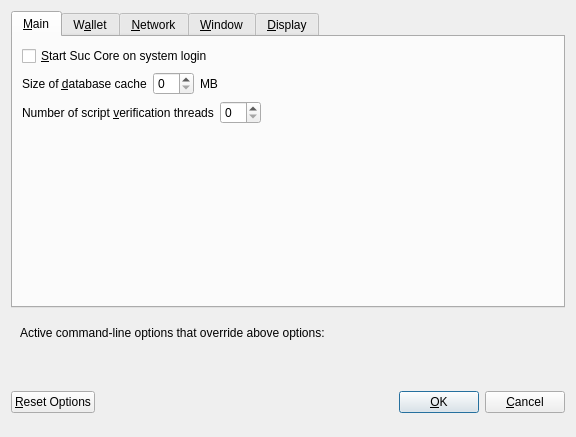
<?xml version="1.0" encoding="UTF-8"?>
<ui version="4.0">
 <class>OptionsDialog</class>
 <widget class="QDialog" name="OptionsDialog">
  <property name="geometry">
   <rect>
    <x>0</x>
    <y>0</y>
    <width>576</width>
    <height>402</height>
   </rect>
  </property>
  <property name="windowTitle">
   <string>Options</string>
  </property>
  <property name="modal">
   <bool>true</bool>
  </property>
  <layout class="QVBoxLayout" name="verticalLayout">
   <item>
    <widget class="QTabWidget" name="tabWidget">
     <property name="currentIndex">
      <number>0</number>
     </property>
     <widget class="QWidget" name="tabMain">
      <attribute name="title">
       <string>&amp;Main</string>
      </attribute>
      <layout class="QVBoxLayout" name="verticalLayout_Main">
       <item>
        <widget class="QCheckBox" name="bitcoinAtStartup">
         <property name="toolTip">
          <string>Automatically start Suc Core after logging in to the system.</string>
         </property>
         <property name="text">
          <string>&amp;Start Suc Core on system login</string>
         </property>
        </widget>
       </item>
       <item>
        <layout class="QHBoxLayout" name="horizontalLayout_2_Main">
         <item>
          <widget class="QLabel" name="databaseCacheLabel">
           <property name="text">
            <string>Size of &amp;database cache</string>
           </property>
           <property name="textFormat">
            <enum>Qt::PlainText</enum>
           </property>
           <property name="buddy">
            <cstring>databaseCache</cstring>
           </property>
          </widget>
         </item>
         <item>
          <widget class="QSpinBox" name="databaseCache"/>
         </item>
         <item>
          <widget class="QLabel" name="databaseCacheUnitLabel">
           <property name="text">
            <string>MB</string>
           </property>
           <property name="textFormat">
            <enum>Qt::PlainText</enum>
           </property>
          </widget>
         </item>
         <item>
          <spacer name="horizontalSpacer_2_Main">
           <property name="orientation">
            <enum>Qt::Horizontal</enum>
           </property>
           <property name="sizeHint" stdset="0">
            <size>
             <width>40</width>
             <height>20</height>
            </size>
           </property>
          </spacer>
         </item>
        </layout>
       </item>
       <item>
        <layout class="QHBoxLayout" name="horizontalLayout_3_Main">
         <item>
          <widget class="QLabel" name="threadsScriptVerifLabel">
           <property name="text">
            <string>Number of script &amp;verification threads</string>
           </property>
           <property name="textFormat">
            <enum>Qt::PlainText</enum>
           </property>
           <property name="buddy">
            <cstring>threadsScriptVerif</cstring>
           </property>
          </widget>
         </item>
         <item>
          <widget class="QSpinBox" name="threadsScriptVerif">
           <property name="toolTip">
            <string>(0 = auto, &lt;0 = leave that many cores free)</string>
           </property>
          </widget>
         </item>
         <item>
          <spacer name="horizontalSpacer_3_Main">
           <property name="orientation">
            <enum>Qt::Horizontal</enum>
           </property>
           <property name="sizeHint" stdset="0">
            <size>
             <width>40</width>
             <height>20</height>
            </size>
           </property>
          </spacer>
         </item>
        </layout>
       </item>
       <item>
        <spacer name="verticalSpacer_Main">
         <property name="orientation">
          <enum>Qt::Vertical</enum>
         </property>
         <property name="sizeHint" stdset="0">
          <size>
           <width>20</width>
           <height>40</height>
          </size>
         </property>
        </spacer>
       </item>
      </layout>
     </widget>
     <widget class="QWidget" name="tabWallet">
      <attribute name="title">
       <string>W&amp;allet</string>
      </attribute>
      <layout class="QVBoxLayout" name="verticalLayout_Wallet">
       <item>
        <widget class="QGroupBox" name="groupBox">
         <property name="title">
          <string>Expert</string>
         </property>
         <layout class="QVBoxLayout" name="verticalLayout_2">
          <item>
           <widget class="QCheckBox" name="coinControlFeatures">
            <property name="toolTip">
             <string>Whether to show coin control features or not.</string>
            </property>
            <property name="text">
             <string>Enable coin &amp;control features</string>
            </property>
           </widget>
          </item>
          <item>
           <widget class="QCheckBox" name="showMasternodesTab">
            <property name="toolTip">
             <string>Show additional tab listing all your masternodes in first sub-tab&lt;br/&gt;and all masternodes on the network in second sub-tab.</string>
            </property>
            <property name="text">
             <string>Show Masternodes Tab</string>
            </property>
           </widget>
          </item>
          <item>
           <widget class="QCheckBox" name="showAdvancedPSUI">
            <property name="toolTip">
             <string>Show additional information and buttons for PrivateSend on overview screen.</string>
            </property>
            <property name="text">
             <string>Enable advanced PrivateSend interface</string>
            </property>
           </widget>
          </item>
          <item>
           <widget class="QCheckBox" name="lowKeysWarning">
            <property name="toolTip">
             <string>Show warning dialog when PrivateSend detects that wallet has very low number of keys left.</string>
            </property>
            <property name="text">
             <string>Warn if PrivateSend is running out of keys</string>
            </property>
           </widget>
          </item>
          <item>
           <widget class="QCheckBox" name="privateSendMultiSession">
            <property name="toolTip">
             <string>Whether to use experimental PrivateSend mode with multiple mixing sessions per block.&lt;br/&gt;Note: You must use this feature carefully.&lt;br/&gt;Make sure you always have recent wallet (auto)backup in a safe place!</string>
            </property>
            <property name="text">
             <string>Enable PrivateSend &amp;multi-session</string>
            </property>
           </widget>
          </item>
          <item>
           <widget class="QCheckBox" name="spendZeroConfChange">
            <property name="toolTip">
             <string>If you disable the spending of unconfirmed change, the change from a transaction&lt;br/&gt;cannot be used until that transaction has at least one confirmation.&lt;br/&gt;This also affects how your balance is computed.</string>
            </property>
            <property name="text">
             <string>&amp;Spend unconfirmed change</string>
            </property>
           </widget>
          </item>
         </layout>
        </widget>
       </item>
       <item>
        <layout class="QHBoxLayout" name="horizontalLayout_4_Wallet">
         <item>
          <widget class="QLabel" name="label">
           <property name="toolTip">
            <string>This setting determines the amount of individual masternodes that an input will be anonymized through.&lt;br/&gt;More rounds of anonymization gives a higher degree of privacy, but also costs more in fees.</string>
           </property>
           <property name="text">
            <string>PrivateSend rounds to use</string>
           </property>
          </widget>
         </item>
         <item>
          <widget class="QSpinBox" name="privateSendRounds">
           <property name="minimum">
            <number>2</number>
           </property>
           <property name="maximum">
            <number>8</number>
           </property>
           <property name="value">
            <number>4</number>
           </property>
          </widget>
         </item>
        </layout>
       </item>
       <item>
        <layout class="QHBoxLayout" name="horizontalLayout">
         <item>
          <widget class="QLabel" name="label_2">
           <property name="toolTip">
            <string>This amount acts as a threshold to turn off PrivateSend once it's reached.</string>
           </property>
           <property name="statusTip">
            <string notr="true"/>
           </property>
           <property name="whatsThis">
            <string notr="true"/>
           </property>
           <property name="accessibleName">
            <string notr="true"/>
           </property>
           <property name="accessibleDescription">
            <string notr="true"/>
           </property>
           <property name="text">
            <string>Amount of Suc to keep anonymized</string>
           </property>
          </widget>
         </item>
         <item>
          <widget class="QSpinBox" name="privateSendAmount">
           <property name="minimum">
            <number>2</number>
           </property>
           <property name="maximum">
            <number>2000</number>
           </property>
           <property name="singleStep">
            <number>10</number>
           </property>
           <property name="value">
            <number>1000</number>
           </property>
          </widget>
         </item>
        </layout>
       </item>
       <item>
        <spacer name="verticalSpacer_Wallet">
         <property name="orientation">
          <enum>Qt::Vertical</enum>
         </property>
         <property name="sizeHint" stdset="0">
          <size>
           <width>20</width>
           <height>40</height>
          </size>
         </property>
        </spacer>
       </item>
      </layout>
     </widget>
     <widget class="QWidget" name="tabNetwork">
      <attribute name="title">
       <string>&amp;Network</string>
      </attribute>
      <layout class="QVBoxLayout" name="verticalLayout_Network">
       <item>
        <widget class="QCheckBox" name="mapPortUpnp">
         <property name="toolTip">
          <string>Automatically open the Suc Core client port on the router. This only works when your router supports UPnP and it is enabled.</string>
         </property>
         <property name="text">
          <string>Map port using &amp;UPnP</string>
         </property>
        </widget>
       </item>
       <item>
        <widget class="QCheckBox" name="allowIncoming">
         <property name="toolTip">
          <string>Accept connections from outside</string>
         </property>
         <property name="text">
          <string>Allow incoming connections</string>
         </property>
        </widget>
       </item>
       <item>
        <widget class="QCheckBox" name="connectSocks">
         <property name="toolTip">
          <string>Connect to the Suc network through a SOCKS5 proxy.</string>
         </property>
         <property name="text">
          <string>&amp;Connect through SOCKS5 proxy (default proxy):</string>
         </property>
        </widget>
       </item>
       <item>
        <layout class="QHBoxLayout" name="horizontalLayout_1_Network">
         <item>
          <widget class="QLabel" name="proxyIpLabel">
           <property name="text">
            <string>Proxy &amp;IP:</string>
           </property>
           <property name="textFormat">
            <enum>Qt::PlainText</enum>
           </property>
           <property name="buddy">
            <cstring>proxyIp</cstring>
           </property>
          </widget>
         </item>
         <item>
          <widget class="QValidatedLineEdit" name="proxyIp">
           <property name="minimumSize">
            <size>
             <width>140</width>
             <height>0</height>
            </size>
           </property>
           <property name="maximumSize">
            <size>
             <width>140</width>
             <height>16777215</height>
            </size>
           </property>
           <property name="toolTip">
            <string>IP address of the proxy (e.g. IPv4: 127.0.0.1 / IPv6: ::1)</string>
           </property>
          </widget>
         </item>
         <item>
          <widget class="QLabel" name="proxyPortLabel">
           <property name="text">
            <string>&amp;Port:</string>
           </property>
           <property name="textFormat">
            <enum>Qt::PlainText</enum>
           </property>
           <property name="buddy">
            <cstring>proxyPort</cstring>
           </property>
          </widget>
         </item>
         <item>
          <widget class="QLineEdit" name="proxyPort">
           <property name="minimumSize">
            <size>
             <width>55</width>
             <height>0</height>
            </size>
           </property>
           <property name="maximumSize">
            <size>
             <width>55</width>
             <height>16777215</height>
            </size>
           </property>
           <property name="toolTip">
            <string>Port of the proxy (e.g. 9050)</string>
           </property>
          </widget>
         </item>
         <item>
          <spacer name="horizontalSpacer_1_Network">
           <property name="orientation">
            <enum>Qt::Horizontal</enum>
           </property>
           <property name="sizeHint" stdset="0">
            <size>
             <width>40</width>
             <height>20</height>
            </size>
           </property>
          </spacer>
         </item>
        </layout>
       </item>
       <item>
        <layout class="QHBoxLayout" name="horizontalLayout_2_Network">
         <item>
          <widget class="QLabel" name="proxyActiveNets">
           <property name="text">
            <string>Used for reaching peers via:</string>
           </property>
           <property name="textFormat">
            <enum>Qt::PlainText</enum>
           </property>
          </widget>
         </item>
         <item>
          <widget class="QCheckBox" name="proxyReachIPv4">
           <property name="enabled">
            <bool>false</bool>
           </property>
           <property name="toolTip">
            <string>Shows, if the supplied default SOCKS5 proxy is used to reach peers via this network type.</string>
           </property>
           <property name="text">
            <string/>
           </property>
          </widget>
         </item>
         <item>
          <widget class="QLabel" name="proxyReachIPv4Label">
           <property name="text">
            <string>IPv4</string>
           </property>
           <property name="textFormat">
            <enum>Qt::PlainText</enum>
           </property>
          </widget>
         </item>
         <item>
          <widget class="QCheckBox" name="proxyReachIPv6">
           <property name="enabled">
            <bool>false</bool>
           </property>
           <property name="toolTip">
            <string>Shows, if the supplied default SOCKS5 proxy is used to reach peers via this network type.</string>
           </property>
           <property name="text">
            <string/>
           </property>
          </widget>
         </item>
         <item>
          <widget class="QLabel" name="proxyReachIPv6Label">
           <property name="text">
            <string>IPv6</string>
           </property>
           <property name="textFormat">
            <enum>Qt::PlainText</enum>
           </property>
          </widget>
         </item>
         <item>
          <widget class="QCheckBox" name="proxyReachTor">
           <property name="enabled">
            <bool>false</bool>
           </property>
           <property name="toolTip">
            <string>Shows, if the supplied default SOCKS5 proxy is used to reach peers via this network type.</string>
           </property>
           <property name="text">
            <string/>
           </property>
          </widget>
         </item>
         <item>
          <widget class="QLabel" name="proxyReachTorLabel">
           <property name="text">
            <string>Tor</string>
           </property>
           <property name="textFormat">
            <enum>Qt::PlainText</enum>
           </property>
          </widget>
         </item>
         <item>
          <spacer name="horizontalSpacer_2_Network">
           <property name="orientation">
            <enum>Qt::Horizontal</enum>
           </property>
           <property name="sizeHint" stdset="0">
            <size>
             <width>40</width>
             <height>20</height>
            </size>
           </property>
          </spacer>
         </item>
        </layout>
       </item>
       <item>
        <widget class="QCheckBox" name="connectSocksTor">
         <property name="toolTip">
          <string>Connect to the Suc network through a separate SOCKS5 proxy for Tor hidden services.</string>
         </property>
         <property name="text">
          <string>Use separate SOCKS5 proxy to reach peers via Tor hidden services:</string>
         </property>
        </widget>
       </item>
       <item>
        <layout class="QHBoxLayout" name="horizontalLayout_3_Network">
         <item>
          <widget class="QLabel" name="proxyIpTorLabel">
           <property name="text">
            <string>Proxy &amp;IP:</string>
           </property>
           <property name="textFormat">
            <enum>Qt::PlainText</enum>
           </property>
           <property name="buddy">
            <cstring>proxyIpTor</cstring>
           </property>
          </widget>
         </item>
         <item>
          <widget class="QValidatedLineEdit" name="proxyIpTor">
           <property name="minimumSize">
            <size>
             <width>140</width>
             <height>0</height>
            </size>
           </property>
           <property name="maximumSize">
            <size>
             <width>140</width>
             <height>16777215</height>
            </size>
           </property>
           <property name="toolTip">
            <string>IP address of the proxy (e.g. IPv4: 127.0.0.1 / IPv6: ::1)</string>
           </property>
          </widget>
         </item>
         <item>
          <widget class="QLabel" name="proxyPortTorLabel">
           <property name="text">
            <string>&amp;Port:</string>
           </property>
           <property name="textFormat">
            <enum>Qt::PlainText</enum>
           </property>
           <property name="buddy">
            <cstring>proxyPortTor</cstring>
           </property>
          </widget>
         </item>
         <item>
          <widget class="QLineEdit" name="proxyPortTor">
           <property name="minimumSize">
            <size>
             <width>55</width>
             <height>0</height>
            </size>
           </property>
           <property name="maximumSize">
            <size>
             <width>55</width>
             <height>16777215</height>
            </size>
           </property>
           <property name="toolTip">
            <string>Port of the proxy (e.g. 9050)</string>
           </property>
          </widget>
         </item>
         <item>
          <spacer name="horizontalSpacer_4_Network">
           <property name="orientation">
            <enum>Qt::Horizontal</enum>
           </property>
           <property name="sizeHint" stdset="0">
            <size>
             <width>40</width>
             <height>20</height>
            </size>
           </property>
          </spacer>
         </item>
        </layout>
       </item>
       <item>
        <spacer name="verticalSpacer_Network">
         <property name="orientation">
          <enum>Qt::Vertical</enum>
         </property>
         <property name="sizeHint" stdset="0">
          <size>
           <width>20</width>
           <height>40</height>
          </size>
         </property>
        </spacer>
       </item>
      </layout>
     </widget>
     <widget class="QWidget" name="tabWindow">
      <attribute name="title">
       <string>&amp;Window</string>
      </attribute>
      <layout class="QVBoxLayout" name="verticalLayout_Window">
       <item>
        <widget class="QCheckBox" name="minimizeToTray">
         <property name="toolTip">
          <string>Show only a tray icon after minimizing the window.</string>
         </property>
         <property name="text">
          <string>&amp;Minimize to the tray instead of the taskbar</string>
         </property>
        </widget>
       </item>
       <item>
        <widget class="QCheckBox" name="minimizeOnClose">
         <property name="toolTip">
          <string>Minimize instead of exit the application when the window is closed. When this option is enabled, the application will be closed only after selecting Exit in the menu.</string>
         </property>
         <property name="text">
          <string>M&amp;inimize on close</string>
         </property>
        </widget>
       </item>
       <item>
        <spacer name="verticalSpacer_Window">
         <property name="orientation">
          <enum>Qt::Vertical</enum>
         </property>
         <property name="sizeHint" stdset="0">
          <size>
           <width>20</width>
           <height>40</height>
          </size>
         </property>
        </spacer>
       </item>
      </layout>
     </widget>
     <widget class="QWidget" name="tabDisplay">
      <attribute name="title">
       <string>&amp;Display</string>
      </attribute>
      <layout class="QVBoxLayout" name="verticalLayout_Display">
       <item>
        <layout class="QHBoxLayout" name="horizontalLayout_1_Display">
         <item>
          <widget class="QLabel" name="langLabel">
           <property name="text">
            <string>User Interface &amp;language:</string>
           </property>
           <property name="textFormat">
            <enum>Qt::PlainText</enum>
           </property>
           <property name="buddy">
            <cstring>lang</cstring>
           </property>
          </widget>
         </item>
         <item>
          <widget class="QValueComboBox" name="lang">
           <property name="toolTip">
            <string>The user interface language can be set here. This setting will take effect after restarting Suc Core.</string>
           </property>
          </widget>
         </item>
        </layout>
       </item>
       <item>
        <widget class="QLabel" name="label_3">
         <property name="toolTip">
          <string notr="true"/>
         </property>
         <property name="statusTip">
          <string notr="true"/>
         </property>
         <property name="whatsThis">
          <string notr="true"/>
         </property>
         <property name="accessibleName">
          <string notr="true"/>
         </property>
         <property name="text">
          <string>Language missing or translation incomplete? Help contributing translations here:
https://www.transifex.com/projects/p/suc/</string>
         </property>
         <property name="wordWrap">
          <bool>true</bool>
         </property>
         <property name="openExternalLinks">
          <bool>true</bool>
         </property>
         <property name="textInteractionFlags">
          <set>Qt::TextBrowserInteraction</set>
         </property>
        </widget>
       </item>
       <item>
        <layout class="QHBoxLayout" name="horizontalLayout_4_Display" stretch="0,0">
         <item>
          <widget class="QLabel" name="themeLabel">
           <property name="text">
            <string>User Interface Theme:</string>
           </property>
          </widget>
         </item>
         <item>
          <widget class="QValueComboBox" name="theme"/>
         </item>
        </layout>
       </item>
       <item>
        <widget class="Line" name="line">
         <property name="orientation">
          <enum>Qt::Horizontal</enum>
         </property>
        </widget>
       </item>
       <item>
        <layout class="QHBoxLayout" name="horizontalLayout_2_Display">
         <item>
          <widget class="QLabel" name="unitLabel">
           <property name="text">
            <string>&amp;Unit to show amounts in:</string>
           </property>
           <property name="textFormat">
            <enum>Qt::PlainText</enum>
           </property>
           <property name="buddy">
            <cstring>unit</cstring>
           </property>
          </widget>
         </item>
         <item>
          <widget class="QValueComboBox" name="unit">
           <property name="toolTip">
            <string>Choose the default subdivision unit to show in the interface and when sending coins.</string>
           </property>
          </widget>
         </item>
        </layout>
       </item>
       <item>
        <layout class="QHBoxLayout" name="horizontalLayout_5_Display">
         <item>
          <widget class="QLabel" name="digitsLabel">
           <property name="text">
            <string>Decimal digits</string>
           </property>
          </widget>
         </item>
         <item>
          <widget class="QValueComboBox" name="digits"/>
         </item>
        </layout>
       </item>
       <item>
        <layout class="QHBoxLayout" name="horizontalLayout_3_Display">
         <item>
          <widget class="QLabel" name="thirdPartyTxUrlsLabel">
           <property name="toolTip">
            <string>Third party URLs (e.g. a block explorer) that appear in the transactions tab as context menu items.&lt;br/&gt;%s in the URL is replaced by transaction hash. Multiple URLs are separated by vertical bar |.</string>
           </property>
           <property name="text">
            <string>Third party transaction URLs</string>
           </property>
           <property name="buddy">
            <cstring>thirdPartyTxUrls</cstring>
           </property>
          </widget>
         </item>
         <item>
          <widget class="QLineEdit" name="thirdPartyTxUrls">
           <property name="toolTip">
            <string>Third party URLs (e.g. a block explorer) that appear in the transactions tab as context menu items.&lt;br/&gt;%s in the URL is replaced by transaction hash. Multiple URLs are separated by vertical bar |.</string>
           </property>
          </widget>
         </item>
        </layout>
       </item>
       <item>
        <spacer name="verticalSpacer">
         <property name="orientation">
          <enum>Qt::Vertical</enum>
         </property>
         <property name="sizeHint" stdset="0">
          <size>
           <width>20</width>
           <height>40</height>
          </size>
         </property>
        </spacer>
       </item>
      </layout>
     </widget>
    </widget>
   </item>
   <item>
    <widget class="QFrame" name="frame">
     <layout class="QVBoxLayout" name="verticalLayout_Bottom">
      <item>
       <layout class="QHBoxLayout" name="horizontalLayout_Bottom">
        <item>
         <widget class="QLabel" name="overriddenByCommandLineInfoLabel">
          <property name="text">
           <string>Active command-line options that override above options:</string>
          </property>
          <property name="textFormat">
           <enum>Qt::PlainText</enum>
          </property>
         </widget>
        </item>
        <item>
         <spacer name="horizontalSpacer_Bottom">
          <property name="orientation">
           <enum>Qt::Horizontal</enum>
          </property>
          <property name="sizeHint" stdset="0">
           <size>
            <width>40</width>
            <height>20</height>
           </size>
          </property>
         </spacer>
        </item>
       </layout>
      </item>
      <item>
       <widget class="QLabel" name="overriddenByCommandLineLabel">
        <property name="text">
         <string/>
        </property>
        <property name="textFormat">
         <enum>Qt::PlainText</enum>
        </property>
        <property name="wordWrap">
         <bool>true</bool>
        </property>
       </widget>
      </item>
     </layout>
    </widget>
   </item>
   <item>
    <layout class="QHBoxLayout" name="horizontalLayout_Buttons">
     <item>
      <widget class="QPushButton" name="resetButton">
       <property name="toolTip">
        <string>Reset all client options to default.</string>
       </property>
       <property name="text">
        <string>&amp;Reset Options</string>
       </property>
       <property name="autoDefault">
        <bool>false</bool>
       </property>
      </widget>
     </item>
     <item>
      <spacer name="horizontalSpacer_1">
       <property name="orientation">
        <enum>Qt::Horizontal</enum>
       </property>
       <property name="sizeHint" stdset="0">
        <size>
         <width>40</width>
         <height>48</height>
        </size>
       </property>
      </spacer>
     </item>
     <item>
      <widget class="QLabel" name="statusLabel">
       <property name="minimumSize">
        <size>
         <width>200</width>
         <height>0</height>
        </size>
       </property>
       <property name="font">
        <font>
         <weight>75</weight>
         <bold>true</bold>
        </font>
       </property>
       <property name="text">
        <string/>
       </property>
       <property name="textFormat">
        <enum>Qt::PlainText</enum>
       </property>
       <property name="wordWrap">
        <bool>true</bool>
       </property>
      </widget>
     </item>
     <item>
      <spacer name="horizontalSpacer_2">
       <property name="orientation">
        <enum>Qt::Horizontal</enum>
       </property>
       <property name="sizeHint" stdset="0">
        <size>
         <width>40</width>
         <height>48</height>
        </size>
       </property>
      </spacer>
     </item>
     <item>
      <widget class="QPushButton" name="okButton">
       <property name="text">
        <string>&amp;OK</string>
       </property>
       <property name="autoDefault">
        <bool>false</bool>
       </property>
       <property name="default">
        <bool>true</bool>
       </property>
      </widget>
     </item>
     <item>
      <widget class="QPushButton" name="cancelButton">
       <property name="text">
        <string>&amp;Cancel</string>
       </property>
       <property name="autoDefault">
        <bool>false</bool>
       </property>
      </widget>
     </item>
    </layout>
   </item>
  </layout>
 </widget>
 <customwidgets>
  <customwidget>
   <class>QValidatedLineEdit</class>
   <extends>QLineEdit</extends>
   <header>qvalidatedlineedit.h</header>
  </customwidget>
  <customwidget>
   <class>QValueComboBox</class>
   <extends>QComboBox</extends>
   <header>qvaluecombobox.h</header>
  </customwidget>
 </customwidgets>
 <resources/>
 <connections/>
</ui>
